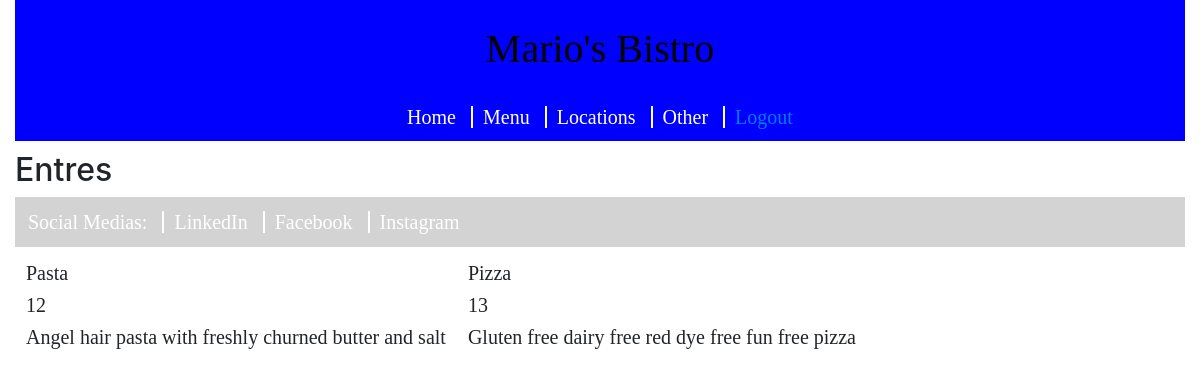
The page /menu.php (signed in) on the database as committed earlier.
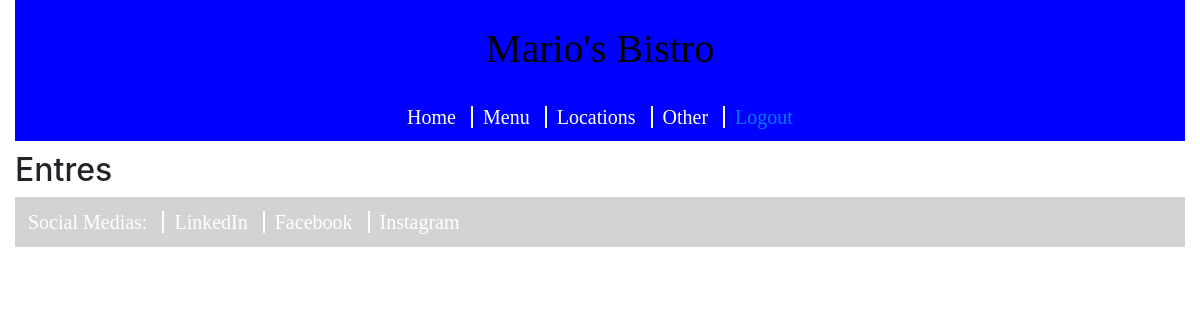
The same page on the database as committed later.
### tables this page shows
CREATE TABLE IF NOT EXISTS menuItem (
  id int(11) NOT NULL,
  name varchar(255) NOT NULL,
  price double NOT NULL,
  description varchar(255),
  inStock tinyint(1) NOT NULL,
  PRIMARY KEY(id)
);

### menu.php (the view, shortened to what this page needs)
<?php
  require('database.php');
  $queryMenu = 'SELECT * FROM menuItem';
  $itemNames = $db->query($queryMenu);
  $itemPrices = $db->query($queryMenu);
  $itemDescriptions = $db->query($queryMenu);
 ?>
 <!DOCTYPE html>
 <html>
     <head>
         <link rel="stylesheet" href="index.css">
 	<link rel="stylesheet" href="https://stackpath.bootstrapcdn.com/bootstrap/4.1.1/css/bootstrap.min.css">
     </head>
     <body class="container-fluid">
       <header>
         <h1>Mario's Bistro</h1>
 	       <nav>
           <a class="link" href = "index.html"> Home </a>
           <a class="link" href = "menu.html"> Menu </a>
           <a class="link" href = "locations.html"> Locations </a>
           <a class="link" href = "other.html"> Other </a>
           <a href="logout.php"> Logout </a>
         </nav>
       </header>
       <div>
         <h2 class="entres_title"> Entres </h2>
         <table>
           <tr>
             <?php foreach ($itemNames as $item): ?>
               <td><a><?php echo $item['name']?></a></td>
             <?php endforeach; ?>
           </tr>
           <tr>
             <?php foreach ($itemPrices as $item): ?>
               <td><a><?php echo $item['price']?></a></td>
             <?php endforeach; ?>
           </tr>
           <tr>
             <?php foreach ($itemDescriptions as $item): ?>
               <td><a><?php echo $item['description']?></a></td>
             <?php endforeach; ?>
           </tr>
       </div>
       <footer>
         <nav id="socials">
           <a style="color: white"> Social Medias: </a>
           <a class="link" href = "" target="_blank"> LinkedIn </a>
           <a class="link" href = "" target="_blank"> Facebook </a>
           <a class="link" href = "" target="_blank"> Instagram </a>
         </nav>
       </footer>
     </body>
 </html>

### index.css (style rules this page uses)
header { color: black; background-color: blue; text-align: center; font-family: Impact; font-size: 40px; padding-top: 10px; }
h1 { padding-top: 15px; padding-bottom: 0px; }
a { width: 100%; text-decoration: none; font-size: 20px; color: yellow; text-align: center; font-family: Verdana; border-right: 2px solid #FFFFFF; padding-right: 10px; padding-left: 10px; padding-top: 0; padding-bottom: 0; }
a:last-child { border-right: 0; }
footer { color: black; background-color: lightgray; font: Verdana; padding: 3px; padding-top: 10px; padding-bottom: 10px; margin-bottom: 10px; }
div { padding-top: 10px; padding-bottom: 10px; font-size: 18px; }
@media (min-width: 1000px) { div { padding-bottom: 30px; } }
.link { color: white; }

Rows that differ between the two databases and show on the page:
removed menuitem: name "Pasta", price "12", description "Angel hair pasta with freshly churned butter and salt"
removed menuitem: name "Pizza", price "13", description "Gluten free dairy free red dye free fun free pizza"
